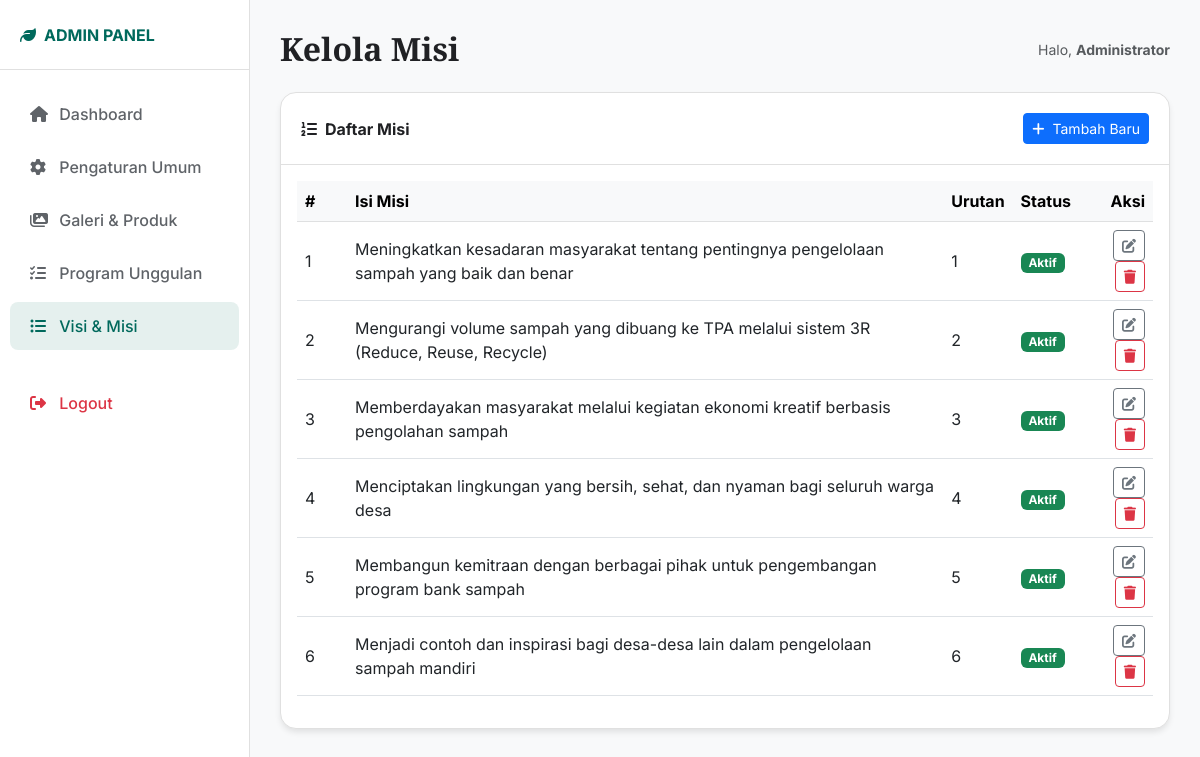
The app's page /admin/misi.php (signed in) with its own data.
### tables this page shows
CREATE TABLE IF NOT EXISTS misi (
    id INT PRIMARY KEY AUTO_INCREMENT,
    content TEXT NOT NULL,
    sort_order INT DEFAULT 0,
    is_active TINYINT(1) DEFAULT 1,
    created_at TIMESTAMP DEFAULT CURRENT_TIMESTAMP
);

### includes/functions.php (called while the page is built, shortened)
<?php
function get_misi($active_only = true) {
    try {
        $conn = getConnection();
        $sql = "SELECT * FROM misi";
        $sql .= " ORDER BY sort_order ASC";
        $stmt = $conn->query($sql);
        return $stmt->fetchAll();
    } catch (PDOException $e) {
        return [];
    }
}
function clean($data) {
    return htmlspecialchars(trim($data), ENT_QUOTES, 'UTF-8');
}

### admin/misi.php (the view, shortened to what this page needs)
<?php
$page_title = "Kelola Misi";
require_once '../includes/functions.php';
$action = $_GET['action'] ?? 'list';
require_once 'includes/header.php';
?>
<?php if ($action == 'list'): ?>
    <div class="card">
        <div class="card-header d-flex justify-content-between align-items-center">
            <span><i class="fas fa-list-ol me-2"></i>Daftar Misi</span>
            <a href="misi.php?action=add" class="btn btn-sm btn-primary"><i class="fas fa-plus me-1"></i> Tambah Baru</a>
        </div>
        <div class="card-body">
            <div class="table-responsive">
                <table class="table table-hover align-middle">
                    <thead class="table-light">
                        <tr>
                            <th width="50">#</th>
                            <th>Isi Misi</th>
                            <th>Urutan</th>
                            <th>Status</th>
                            <th class="text-end">Aksi</th>
                        </tr>
                    </thead>
                    <tbody>
                        <?php
                        $items = get_misi(false);
                        if (empty($items)): ?>
                            <tr><td colspan="5" class="text-center py-4 text-muted">Belum ada data</td></tr>
                        <?php else: foreach ($items as $index => $item): ?>
                            <tr>
                                <td><?= $index + 1 ?></td>
                                <td><?= clean($item['content']) ?></td>
                                <td><?= $item['sort_order'] ?></td>
                                <td>
                                    <?php if ($item['is_active']): ?>
                                        <span class="badge bg-success">Aktif</span>
                                    <?php else: ?>
                                        <span class="badge bg-secondary">Non-Aktif</span>
                                    <?php endif; ?>
                                </td>
                                <td class="text-end">
                                    <a href="misi.php?action=edit&id=<?= $item['id'] ?>" class="btn btn-sm btn-outline-secondary"><i class="fas fa-edit"></i></a>
                                    <a href="misi.php?action=delete&id=<?= $item['id'] ?>" class="btn btn-sm btn-outline-danger" onclick="return confirm('Yakin ingin menghapus misi ini?')"><i class="fas fa-trash"></i></a>
                                </td>
                            </tr>
                        <?php endforeach; endif; ?>
                    </tbody>
                </table>
            </div>
        </div>
    </div>
<?php endif; ?>
<?php require_once 'includes/footer.php'; ?>

### admin/includes/header.php (shortened to what this page needs)
<?php
require_once '../includes/functions.php';
$current_page = basename($_SERVER['PHP_SELF']);
?>
<!DOCTYPE html>
<html lang="id">
<head>
    <link href="https://cdn.jsdelivr.net/npm/bootstrap@5.3.0/dist/css/bootstrap.min.css" rel="stylesheet">
    <link rel="stylesheet" href="https://cdnjs.cloudflare.com/ajax/libs/font-awesome/6.4.0/css/all.min.css">
</head>
<body>
    <div class="sidebar d-flex flex-column" id="sidebar">
        <div class="sidebar-brand">
            <i class="fas fa-leaf me-2"></i> ADMIN PANEL
        </div>
        <ul class="nav flex-column sidebar-menu">
            <li class="nav-item">
                <a class="nav-link <?= $current_page == 'index.php' ? 'active' : '' ?>" href="index.php"><i class="fas fa-home"></i> Dashboard</a>
            </li>
            <li class="nav-item">
                <a class="nav-link <?= $current_page == 'settings.php' ? 'active' : '' ?>" href="settings.php"><i class="fas fa-cog"></i> Pengaturan Umum</a>
            </li>
            <li class="nav-item">
                <a class="nav-link <?= $current_page == 'gallery.php' ? 'active' : '' ?>" href="gallery.php"><i class="fas fa-images"></i> Galeri & Produk</a>
            </li>
            <li class="nav-item">
                <a class="nav-link <?= $current_page == 'programs.php' ? 'active' : '' ?>" href="programs.php"><i class="fas fa-tasks"></i> Program Unggulan</a>
            </li>
            <li class="nav-item">
                <a class="nav-link <?= $current_page == 'misi.php' ? 'active' : '' ?>" href="misi.php"><i class="fas fa-list-ul"></i> Visi & Misi</a>
            </li>
            <li class="nav-item mt-4">
                <a class="nav-link text-danger" href="logout.php"><i class="fas fa-sign-out-alt"></i> Logout</a>
            </li>
        </ul>
    </div>
    <div class="main-content">
        <div class="d-flex justify-content-between align-items-center mb-4">
            <div class="d-flex align-items-center">
                <h2 class="fw-bold mb-0"><?= isset($page_title) ? $page_title : 'Dashboard' ?></h2>
            </div>
            <div class="text-muted small">
                Halo, <strong><?= $_SESSION['admin_name'] ?? 'Admin' ?></strong>
            </div>
        </div>

### admin/includes/footer.php (shortened to what this page needs)
    </div>
</body>
</html>

### admin/includes/header.php (style rules this page uses)
:root { --primary: #00695c; --secondary: #4db6ac; --bg-body: #F8F9FA; --bg-card: #FFFFFF; --text-main: #202124; --text-muted: #5f6368; --border-color: #e0e0e0; }
body { font-family: 'Inter', sans-serif; background-color: var(--bg-body); color: var(--text-main); overflow-x: hidden; }
h1, h2, h3, h4, h5, h6 { font-family: 'Playfair Display', serif; color: var(--text-main); }
.sidebar { min-height: 100vh; width: 250px; background: var(--bg-card); position: fixed; top: 0; left: 0; border-right: 1px solid var(--border-color); z-index: 1000; transition: all 0.3s ease; }
.sidebar-brand { height: 70px; display: flex; align-items: center; padding: 0 20px; font-weight: 700; color: var(--primary); border-bottom: 1px solid var(--border-color); }
.sidebar-menu { padding: 20px 10px; }
.nav-link { color: var(--text-muted); padding: 12px 20px; border-radius: 8px; margin-bottom: 5px; font-weight: 500; transition: 0.3s; }
.nav-link:hover, .nav-link.active { background-color: rgba(0, 105, 92, 0.1); color: var(--primary); }
.nav-link i { width: 25px; }
.main-content { margin-left: 250px; padding: 30px; transition: margin-left 0.3s ease; }
.card { background-color: var(--bg-card); border: 1px solid var(--border-color); border-radius: 16px; box-shadow: 0 4px 6px -1px rgba(0, 0, 0, 0.1); margin-bottom: 20px; }
.card-header { background: transparent; border-bottom: 1px solid var(--border-color); padding: 20px; font-weight: 700; color: var(--text-main); }

### records on screen
misi: content "Meningkatkan kesadaran masyarakat tentang pentingnya pengelolaan sampah yang baik dan benar", sort_order "1", is_active "Aktif"
misi: content "Mengurangi volume sampah yang dibuang ke TPA melalui sistem 3R (Reduce, Reuse, Recycle)", sort_order "2", is_active "Aktif"
misi: content "Memberdayakan masyarakat melalui kegiatan ekonomi kreatif berbasis pengolahan sampah", sort_order "3", is_active "Aktif"
misi: content "Menciptakan lingkungan yang bersih, sehat, dan nyaman bagi seluruh warga desa", sort_order "4", is_active "Aktif"
misi: content "Membangun kemitraan dengan berbagai pihak untuk pengembangan program bank sampah", sort_order "5", is_active "Aktif"
misi: content "Menjadi contoh dan inspirasi bagi desa-desa lain dalam pengelolaan sampah mandiri", sort_order "6", is_active "Aktif"

### other values on screen
$page_title "Kelola Misi"
$_SESSION['admin_name'] "Administrator"
